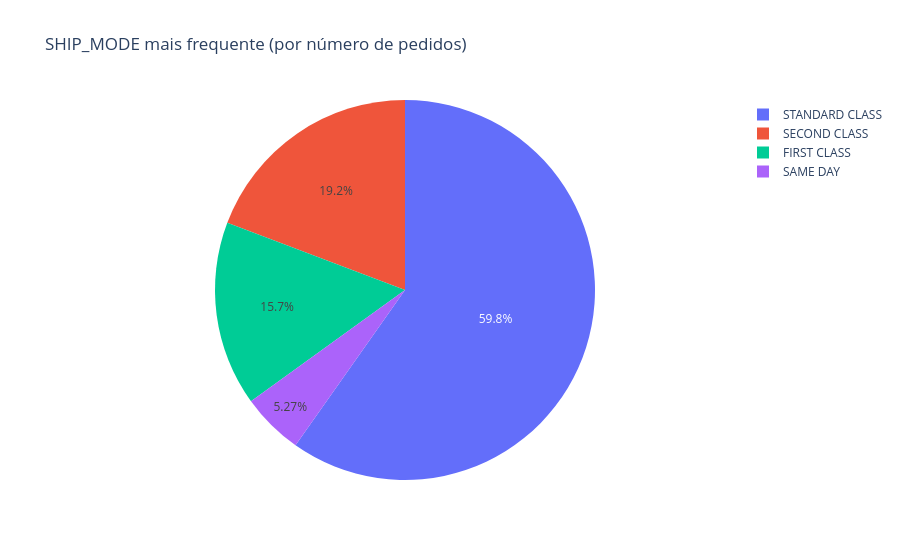

The notebook cell saved with this chart:
### Code cell
cliente = df['SHIP_MODE'].value_counts().reset_index()
cliente.columns = ['SHIP_MODE', 'COUNT']

fig = px.pie(
    cliente,
    values='COUNT',
    names='SHIP_MODE',
    title='SHIP_MODE mais frequente (por número de pedidos)'
)

fig.show()

### Figure 1 — Plotly figure (JSON) as saved in the notebook; plotly's stock layout.template omitted (floating-point values rounded to 4 significant figures)
{"data": [{"domain": {"x": [0, 1], "y": [0, 1]}, "hovertemplate": "SHIP_MODE=%{label}<br>COUNT=%{value}<extra></extra>", "labels": ["STANDARD CLASS", "SECOND CLASS", "FIRST CLASS", "SAME DAY"], "legendgroup": "", "name": "", "showlegend": true, "type": "pie", "values": [2994, 964, 787, 264]}], "layout": {"legend": {"tracegroupgap": 0}, "title": {"text": "SHIP_MODE mais frequente (por número de pedidos)"}}}
